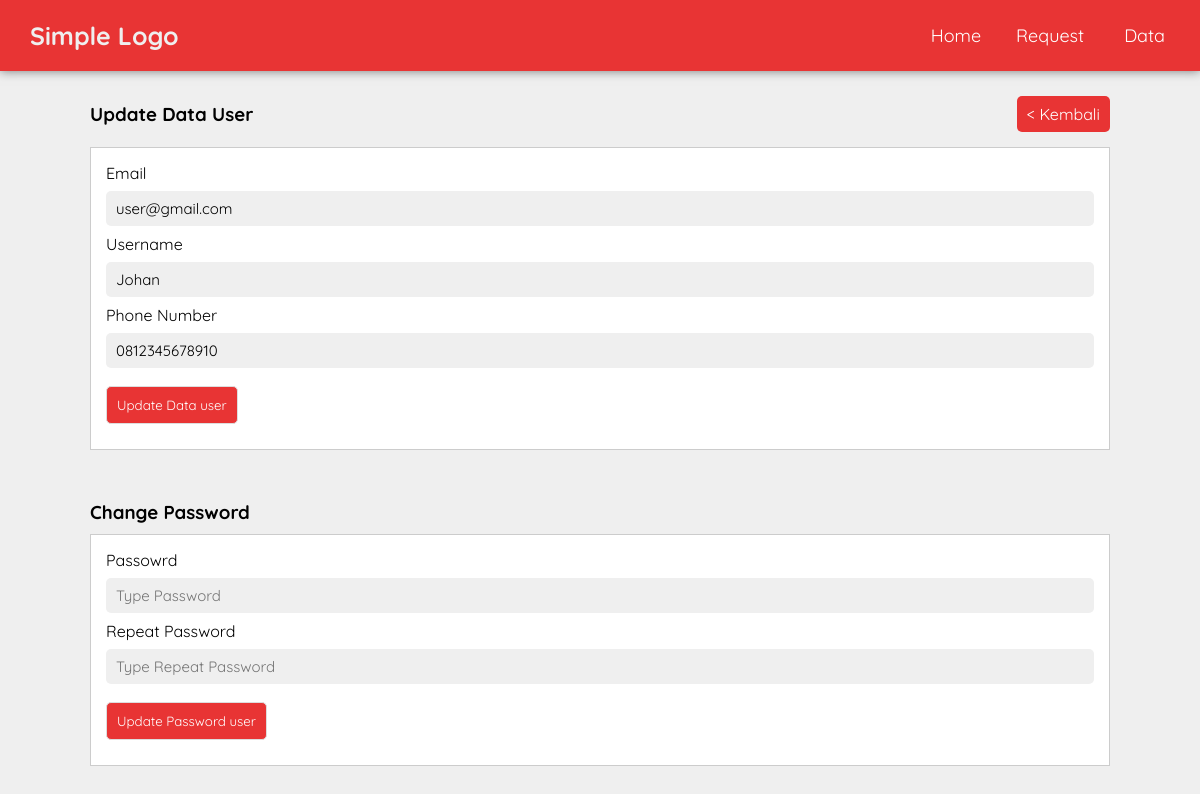
Screenshot of /moderator/update-user.php?id=102309001 (signed in) with the database file from the repository.
### tables this page shows
CREATE TABLE `tb_user` (
  `id_user` int(11) NOT NULL,
  `email` varchar(100) DEFAULT NULL,
  `username` varchar(100) DEFAULT NULL,
  `password` varchar(100) DEFAULT NULL,
  `address` text DEFAULT NULL,
  `noTelp` varchar(50) DEFAULT NULL,
  `createdAt` datetime NOT NULL DEFAULT current_timestamp()
);

### moderator/update-user.php (the view, shortened to what this page needs)
<?php
    include "../database/config.php";
    if(isset($_GET['id'])){
        $mysql = mysqli_query($conn, "SELECT * FROM tb_user WHERE id_user = '".$_GET['id']."'");
        if(mysqli_num_rows($mysql)){
            $a = mysqli_fetch_assoc($mysql);
        } else {
            echo "There was error: ".mysqli_error($conn);
        }
    }
?>
<!DOCTYPE html>
<html lang="en">
<head>
</head>
<body>
    <?php include "../partials/navbar-admin.php" ?>
    <main>
        <div class="section">
            <div class="container">
                <div class="head-content">
                    <h3>Update Data User</h3><br>
                    <a href="manage-user.php" class="head-link">< Kembali</a>
                </div>
                <div class="box">
                    <form method="post" autocomplete="off">
                        <label for="email">Email</label>
                        <input type="text" name="email" id="email" class="form-input" placeholder="email" value="<?= $a['email'] ?>" required>
                        <label for="user">Username</label>
                        <input type="text" name="user" id="user" class="form-input" placeholder="Username" value="<?= $a['username'] ?>" required>
                        <label for="telp">Phone Number</label>
                        <input type="text" name="telp" id="telp" class="form-input" placeholder="Type Number" value="<?= $a['noTelp'] ?>" required>
                        <input type="submit" name="update-user" value="Update Data user" class="form-submit admin">
                    </form>
                </div>
            </div>
        </div>
        <div class="section">
            <div class="container">
                <h3>Change Password</h3>
                <div class="box">
                    <form method="post" autocomplete="off">
                        <label for="pass1">Passowrd</label>
                        <input type="password" name="pass1" id="pass1" class="form-input" placeholder="Type Password" required>
                        <label for="pass2">Repeat Password</label>
                        <input type="password" name="pass2" id="pass2" class="form-input" placeholder="Type Repeat Password" required>
                        <input type="submit" name="change-password" value="Update Password user" class="form-submit admin">
                    </form>
                </div>
            </div>
        </div>
    </main>
</body>
</html>

### styles/style.css (style rules this page uses)
* { padding: 0px; margin: 0px; box-sizing: border-box; text-decoration: none; outline: none; font-family: "Quicksand", Arial; scroll-behavior: smooth; }
body { background-color: #efefef; }
.form-input { width: 100%; padding: 8px 10px; border: none; margin: 8px 0px; border-radius: 5px; font-size: 15px; background-color: #efefef; }
.form-submit { padding: 10px; cursor: pointer; border: 1px solid #ddd; background-color: #328fcd; color: #ffffff; border-radius: 5px; margin: 10px 0px; }
.container { width: 85%; margin: 0 auto; }
.section { padding: 20px 0px; }
.box { background-color: #fff; border: 1px solid #ccc; padding: 15px; box-sizing: border-box; margin: 10px 0; }
.box::after { content: ""; display: block; clear: both; }
.head-content { display: flex; justify-content: space-between; align-items: center; padding: 5px 0px; }
.head-link { color: #ffffff; background-color: #e83434; cursor: pointer; border: none; padding: 8px 10px; border-radius: 5px; }
.admin { background-color: #e83434; }

### rows the page displays
tb_user: email "user@gmail.com", user "Johan", telp "0812345678910"
